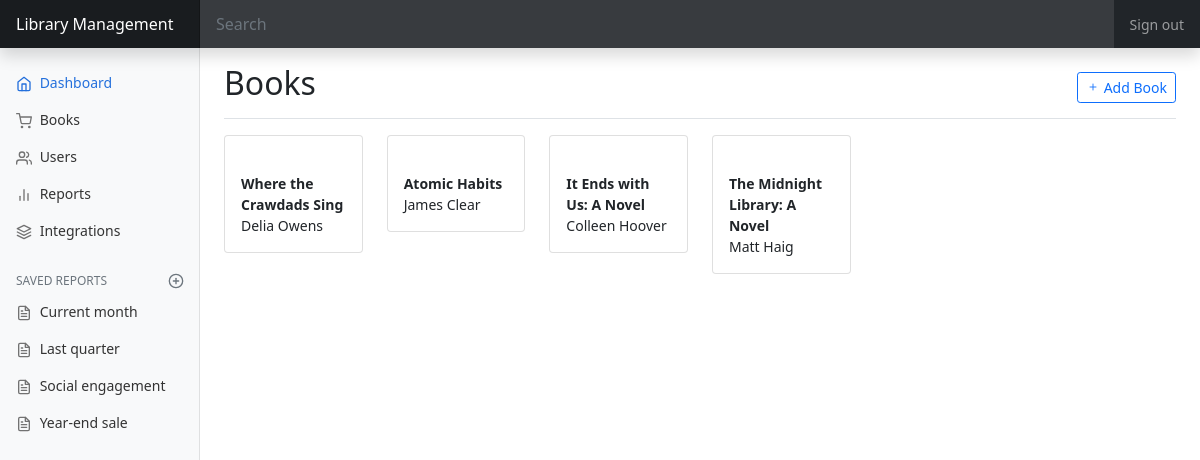
The app's page /books/index.php with its own data.
### tables this page shows
CREATE TABLE `books` (
  `id` int(11) NOT NULL,
  `title` varchar(255) NOT NULL,
  `author` varchar(255) NOT NULL,
  `description` varchar(255) NOT NULL,
  `cover` varchar(255) NOT NULL,
  `publishDate` date NOT NULL,
  `createdAt` timestamp NOT NULL DEFAULT current_timestamp(),
  `updatedAt` timestamp NOT NULL DEFAULT current_timestamp()
);

### books/index.php (the view, shortened to what this page needs)
<?php include('../layouts/header.php') ?>
<div class="d-flex justify-content-between flex-wrap flex-md-nowrap align-items-center pt-3 pb-2 mb-3 border-bottom">
  <h1 class="h2">Books</h1>
  <a href="/library_management/books/create.php" class="btn btn-outline-primary btn-sm">
    <i class="bi bi-plus"></i>
    Add Book
  </a>
</div>
<?php
$sql = "SELECT * FROM books";
$result = $db->query($sql);
if ($result->rowCount() > 0) {
?>
  <div class="row">
    <?php
    while ($row = $result->fetch()) {
    ?>
      <div class="col-6 col-sm-3 col-md-2">
        <div class="card">
          <a href="/library_management/books/show.php?id=<?= $row['id'] ?>">
          </a>
          <div class="card-body">
            <div class="fw-bold"><?= $row['title']; ?></div>
            <div class="fw-light">
              <?= $row['author']; ?>
            </div>
          </div>
        </div>
      </div>
    <?php
    }
    ?>
  </div>
<?php
} else {
  echo "No books have been created in the system.";
}
?>
<?php include('../layouts/footer.php') ?>

### css/dashboard.css (style rules this page uses)
body { font-size: .875rem; }

### records on screen
books: title "Where the Crawdads Sing", author "Delia Owens"
books: title "Atomic Habits", author "James Clear"
books: title "It Ends with Us: A Novel", author "Colleen Hoover"
books: title "The Midnight Library: A Novel", author "Matt Haig"
